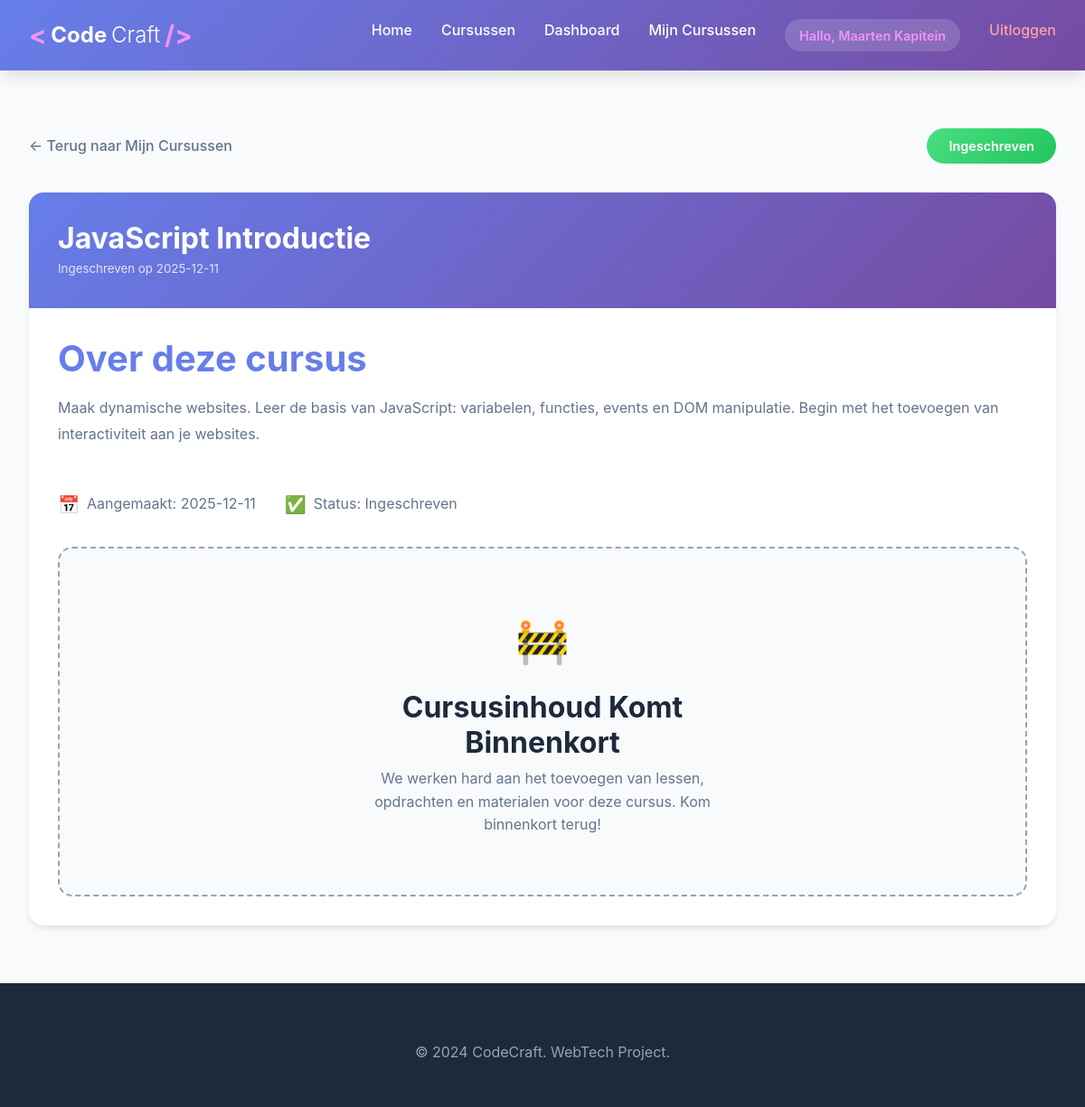
The app's page /mijn-cursussen/6 (signed in) with its own data.
### tables this page shows
CREATE TABLE courses (
            id INTEGER PRIMARY KEY AUTOINCREMENT,
            title TEXT NOT NULL,
            description TEXT,
            created_at DATETIME DEFAULT CURRENT_TIMESTAMP
        );

CREATE TABLE enrollments (
            id INTEGER PRIMARY KEY AUTOINCREMENT,
            user_id INTEGER NOT NULL,
            course_id INTEGER NOT NULL,
            enrolled_at DATETIME DEFAULT CURRENT_TIMESTAMP,
            FOREIGN KEY (user_id) REFERENCES users(id),
            FOREIGN KEY (course_id) REFERENCES courses(id)
        );

### py/app.py (the view)
@app.route('/mijn-cursussen/<int:id>')
@login_required
def view_enrolled_course(id):
    conn = get_db()
    cursor = conn.cursor()
    cursor.execute('''
        SELECT c.*, e.enrolled_at
        FROM courses c
        JOIN enrollments e ON c.id = e.course_id
        WHERE e.user_id = ? AND c.id = ?
    ''', (session['user_id'], id))
    course = cursor.fetchone()
    conn.close()
    if not course:
        flash('Je bent niet ingeschreven voor deze cursus.', 'error')
        return redirect(url_for('my_courses'))
    return render_template('course_view.html', course=course)

### py/app.py (called while the page is built)
def get_db():
    conn = sqlite3.connect(DATABASE)
    conn.row_factory = sqlite3.Row
    return conn

def login_required(f):
    @wraps(f)
    def decorated_function(*args, **kwargs):
        if 'user_id' not in session:
            flash('Je moet ingelogd zijn om deze pagina te bekijken.', 'error')
            return redirect(url_for('login_page'))
        return f(*args, **kwargs)
    return decorated_function

@app.context_processor
def inject_user():
    return {
        'logged_in': 'user_id' in session,
        'user_name': session.get('user_name'),
        'user_email': session.get('user_email'),
        'is_admin': session.get('is_admin', False)
    }

### templates/course_view.html (shortened to what this page needs)
{% extends "base.html" %}
{% block content %}
<section class="course-view-section">
    <div class="container">
        <div class="course-view-header">
            <a href="{{ url_for('my_courses') }}" class="back-link">&larr; Terug naar Mijn Cursussen</a>
            <span class="enrolled-badge">Ingeschreven</span>
        </div>
        <div class="course-view-card">
            <div class="course-view-title">
                <h1>{{ course.title }}</h1>
                <small>Ingeschreven op {{ course.enrolled_at[:10] }}</small>
            </div>
            <div class="course-view-content">
                <h2>Over deze cursus</h2>
                <p>{{ course.description }}</p>
            </div>
            <div class="course-view-info">
                <div class="info-item">
                    <span class="info-icon">📅</span>
                    <span class="info-text">Aangemaakt: {{ course.created_at[:10] }}</span>
                </div>
                <div class="info-item">
                    <span class="info-icon">✅</span>
                    <span class="info-text">Status: Ingeschreven</span>
                </div>
            </div>
            <div class="course-view-placeholder">
                <div class="placeholder-content">
                    <span class="placeholder-icon">🚧</span>
                    <h3>Cursusinhoud Komt Binnenkort</h3>
                    <p>We werken hard aan het toevoegen van lessen, opdrachten en materialen voor deze cursus. Kom binnenkort terug!</p>
                </div>
            </div>
        </div>
    </div>
</section>
{% endblock %}

### static/style.css (style rules this page uses)
:root { --primary-color: #667eea; --primary-dark: #5568d3; --secondary-color: #764ba2; --accent-color: #f093fb; --success-color: #4ade80; --warning-color: #fbbf24; --danger-color: #ef4444; --bg-primary: #ffffff; --bg-secondary: #f8fafc; --bg-dark: #1e293b; --text-primary: #1e293b; --text-secondary: #64748b; --text-light: #94a3b8; --spacing-xs: 0.5rem; --spacing-sm: 1rem; --spacing-md: 2rem; --spacing-lg: 4rem; --spacing-xl: 6rem; --radius-sm: 0.25rem; --radius-md: 0.5rem; --radius-lg: 1rem; --radius-xl: 2rem; --shadow-sm: 0 1px 2px 0 rgb(0 0 0 / 0.05); --shadow-md: 0 4px 6px -1px rgb(0 0 0 / 0.1); --shadow-lg: 0 10px 15px -3px rgb(0 0 0 / 0.1); --shadow-xl: 0 20px 25px -5px rgb(0 0 0 / 0.1); --transition-fast: 0.15s ease; --transition-base: 0.3s ease; --transition-slow: 0.5s ease; }
* { margin: 0; padding: 0; box-sizing: border-box; }
html { scroll-behavior: smooth; }
body { font-family: -apple-system, BlinkMacSystemFont, 'Segoe UI', Roboto, 'Helvetica Neue', Arial, sans-serif; line-height: 1.6; color: var(--text-primary); background: var(--bg-primary); }
h1, h2, h3, h4, h5, h6 { line-height: 1.2; font-weight: 700; }
h1 { font-size: 3rem; }
h2 { font-size: 2.5rem; }
h3 { font-size: 2rem; }
p { margin-bottom: 1rem; }
a { color: var(--primary-color); transition: color var(--transition-base); }
.container { max-width: 1200px; margin: 0 auto; padding: 0 var(--spacing-md); }
section { padding: var(--spacing-lg) 0; }
h2 { color: var(--primary-color); margin-bottom: var(--spacing-md); text-align: center; position: relative; display: inline-block; width: 100%; }
h2::after { content: ''; display: block; width: 100px; height: 4px; background: linear-gradient(90deg, var(--primary-color), var(--accent-color)); margin: 1rem auto; border-radius: 2px; }
.enrolled-badge { background: linear-gradient(135deg, var(--success-color), #22c55e); color: white; padding: 0.5rem 1.5rem; border-radius: 20px; font-weight: 600; font-size: 0.9rem; box-shadow: var(--shadow-sm); }
.course-view-section { padding: var(--spacing-lg) 0; background: var(--bg-secondary); min-height: calc(100vh - 200px); }
.course-view-header { display: flex; justify-content: space-between; align-items: center; margin-bottom: var(--spacing-md); }
.back-link { color: var(--text-secondary); text-decoration: none; font-weight: 500; transition: color var(--transition-base); }
.course-view-card { background: white; border-radius: var(--radius-lg); box-shadow: var(--shadow-md); overflow: hidden; }
.course-view-title { background: linear-gradient(135deg, var(--primary-color), var(--secondary-color)); color: white; padding: var(--spacing-md); }
.course-view-title h1 { margin: 0; font-size: 2rem; }
.course-view-title small { opacity: 0.8; }
.course-view-content { padding: var(--spacing-md); }
.course-view-content h2 { text-align: left; margin-bottom: 1rem; }
.course-view-content h2::after { display: none; }
.course-view-content p { color: var(--text-secondary); line-height: 1.8; }
.course-view-info { display: flex; gap: 2rem; padding: 0 var(--spacing-md) var(--spacing-md); flex-wrap: wrap; }
.info-item { display: flex; align-items: center; gap: 0.5rem; color: var(--text-secondary); }
.info-icon { font-size: 1.2rem; }
.course-view-placeholder { background: var(--bg-secondary); padding: var(--spacing-lg); text-align: center; margin: 0 var(--spacing-md) var(--spacing-md); border-radius: var(--radius-lg); border: 2px dashed var(--text-light); }
.placeholder-content { max-width: 400px; margin: 0 auto; }
.placeholder-icon { font-size: 3rem; display: block; margin-bottom: 1rem; }
.placeholder-content h3 { color: var(--text-primary); margin-bottom: 0.5rem; }
.placeholder-content p { color: var(--text-secondary); margin: 0; }

### records on screen
courses: title "JavaScript Introductie", description "Maak dynamische websites. Leer de basis van JavaScript: variabelen, functies, events en DOM manipulatie. Begin met het toevoegen van interactiviteit aan je websites.", created_at "2025-12-11"
enrollments: enrolled_at "2025-12-11"

### other values on screen
{{ user_name }} "Maarten Kapitein"
